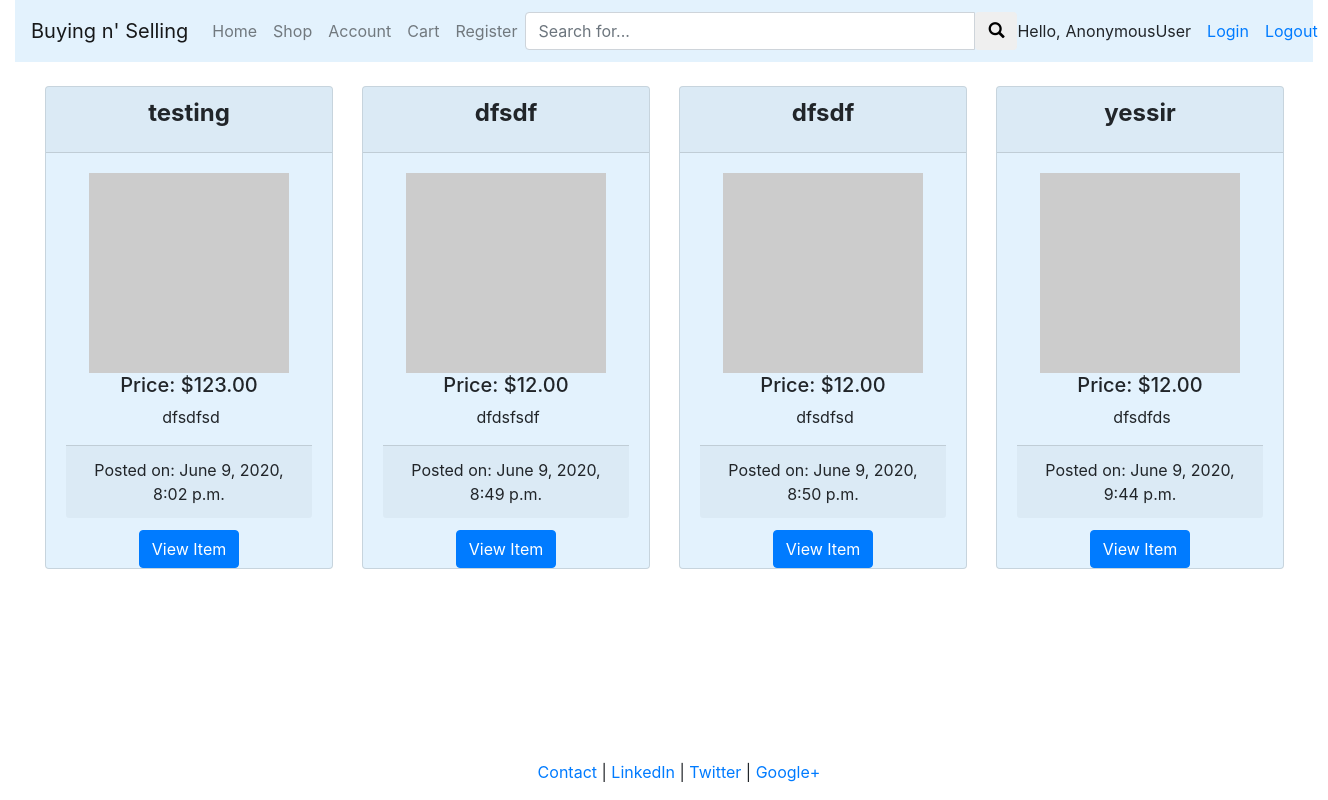
The app's page /shop/, older data.
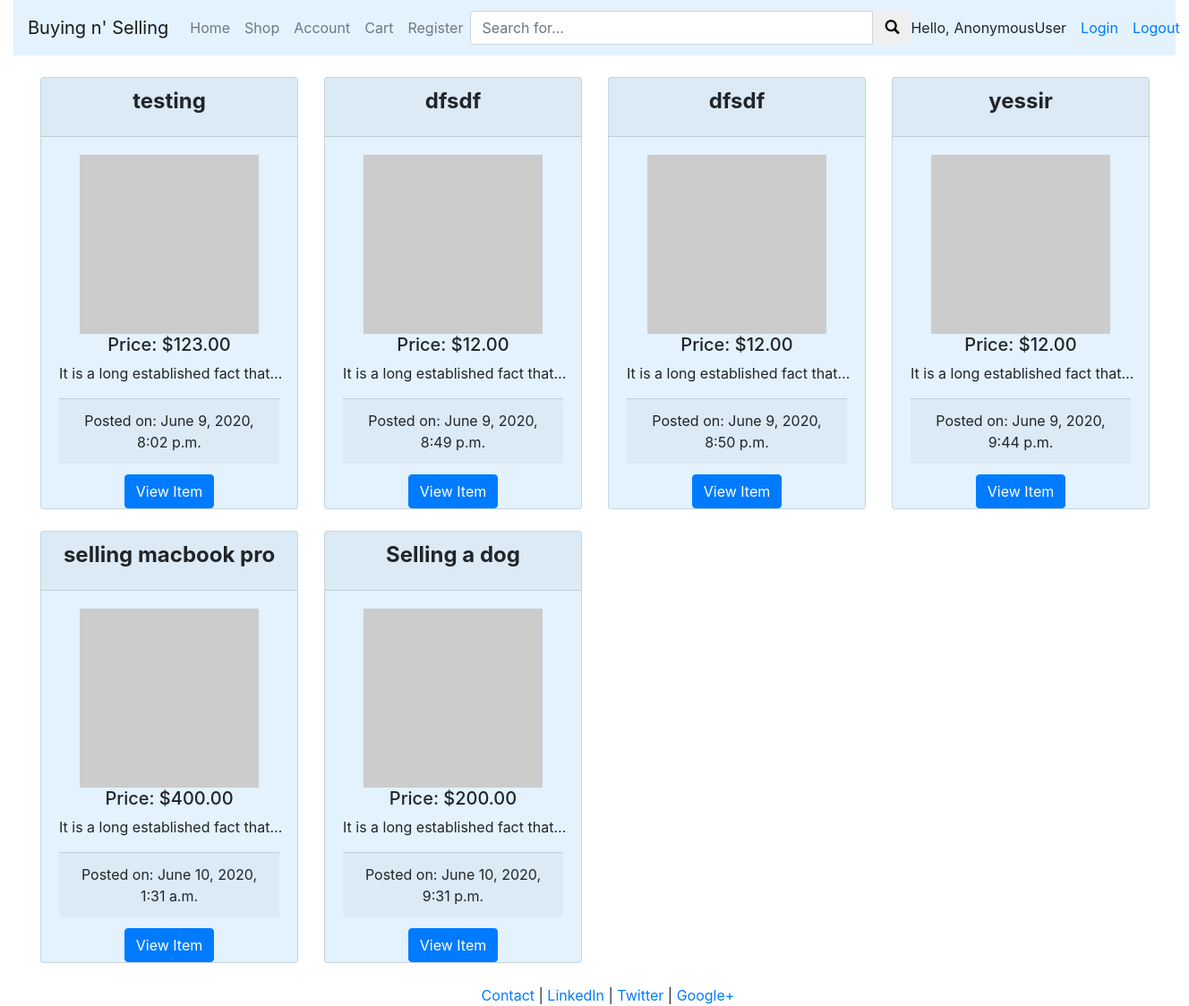
The same page, newer data.
### listings/models.py (models this page shows, shortened)
class Post(models.Model):
    title = models.CharField(max_length=100)
    date = models.DateTimeField()
    price = models.DecimalField(max_digits=8, decimal_places=2)
    description = models.TextField()
    slug = models.SlugField(max_length=100, null=True, blank=True)
    class Meta:
        index_together = ('title', 'slug',)
    def get_absolute_url(self):
        return reverse("single_post", kwargs={"slug": self.slug})

### user_profile/views.py (the view)
# urls.py: path('shop/', views.shop, name='shop'),
def shop(request):
    all_listings = Post.objects.all()
    context = {'Listings': all_listings}
    return render(request, 'user_profile/shop.html', context)

### user_profile/templates/user_profile/shop.html (shortened to what this page needs)
{% extends "user_profile/header.html" %}
{% block content %}
<br>
<div>
    <div class="container-fluid">
        <div class="row">
            {% for listing in Listings %}
            <div class="col-sm-3">
                <div class="card" style="background-color: #e3f2fd; width: 18rem; text-align: center;">
                    <div class="card-header">
                        <h4 class="card-title"><strong>{{ listing.title }}</strong></h4>
                    </div>
                    <div class="card-body">
                    <img class="img-responsive" src="http://placehold.it/200x200">
                    <h5>Price: ${{ listing.price }}  </h5>
                    <p class="card-text text">{{ listing.description }} </p>
                    <div class="card-footer">Posted on: {{ listing.date }}
                    </div>
                    </div>
                    <a href='{{ listing.get_absolute_url }}'>
                        <button class="btn btn-primary" style=" margin-top: -8px;">View Item</button>
                    </a>
                </div>
                <br>
            </div>
        {% endfor %}
        </div>
    </div>
</div>
{% endblock %}

### user_profile/templates/user_profile/header.html (shortened to what this page needs)
<!DOCTYPE html>
<html lang="en">
<head>
	{% load static %}
	<link rel="stylesheet" href="https://maxcdn.bootstrapcdn.com/bootstrap/4.0.0/css/bootstrap.min.css">
	<link rel="stylesheet" href="https://use.fontawesome.com/releases/v5.4.1/css/all.css">
	<link rel="stylesheet" type="text/css" href="/static/user_profile/css/glyphicon.css">
	<link rel="stylesheet" type="text/css" href="/static/user_profile/css/bootstrap.css">
</head>
<body class="body">
	<div class="container-fluid" style="min-height:95%; ">
		<nav class="navbar navbar-expand-lg navbar-light" style="background-color: #e3f2fd;">
			<a class="navbar-brand" href="/">Buying n' Selling</a>
			<div class="collapse navbar-collapse" id="navbarText">
			  <ul class="navbar-nav mr-auto">
				<li class="nav-item">
				  <a class="nav-link" href="/">Home <span class="sr-only">(current)</span></a>
				</li>
				<li class="nav-item">
				  <a class="nav-link" href="/shop">Shop</a>
				</li>
				<li class="nav-item">
					<a class="nav-link" href="/account">Account</a>
				  </li>
				<li class="nav-item">
					<a class="nav-link" href="/cart">Cart</a>
				</li>
				<li class="nav-item">
					<a class="nav-link" href="/register">Register</a>
				</li>
			  </ul>
			  <div class="input-group py-1 px-2 px-md-0">
			  <form role="search" action='/s/'>
				<div class="input-group" style="margin-right: 450px;">
					<input type="text" class="form-control" name="q" placeholder="Search for...">
					<span class="input-group-btn" >
						<button class="btn btn-default" action='/s/' type="submit"><b class="glyphicon glyphicon-search"></b></button>
					</span>
				</div>
			  </form>
			  </div>
			  <span style="margin-right: 5px;">Hello,</span>
			  <span> {{ request.user }}</span>
			  <a class="nav-link" href="/login">Login</a>
			  <a href="/logout">Logout</a>
			</div>
		  </nav>
		<div class='container-fluid'>
			   {% block content %}
			   {% endblock %}
		</div>
	</div>
	<center>
		<div>
		<footer>
			<div class="container-fluid" style='margin-left:15px'>
				<p><a href="#" target="blank">Contact</a> | <a href="#" target="blank">LinkedIn</a> | <a href="#" target="blank">Twitter</a> | <a href="#" target="blank">Google+</a></p>
			</div>
		</footer>
		</div>
	</center>
</body>
</html>

### user_profile/templates/user_profile/header.html (style rules this page uses)
html, body { height:100% }

### user_profile/templates/user_profile/shop.html (style rules this page uses)
.text { display: block; width: 250px; overflow: hidden; white-space: nowrap; text-overflow: ellipsis; }

Row changes from the older to the newer data that the page shows:
changed Post "testing": description "dfsdfsd" → "It is a long established fact that…"
changed Post "June 9, 2020, 8:49 p.m.": description "dfdsfsdf" → "It is a long established fact that…"
changed Post "June 9, 2020, 8:50 p.m.": description "dfsdfsd" → "It is a long established fact that…"
changed Post "yessir": description "dfsdfds" → "It is a long established fact that…"
added Post: title "selling macbook pro", price "400.00", description "It is a long established fact that…", date "June 10, 2020, 1:31 a.m."
added Post: title "Selling a dog", price "200.00", description "It is a long established fact that…", date "June 10, 2020, 9:31 p.m."
